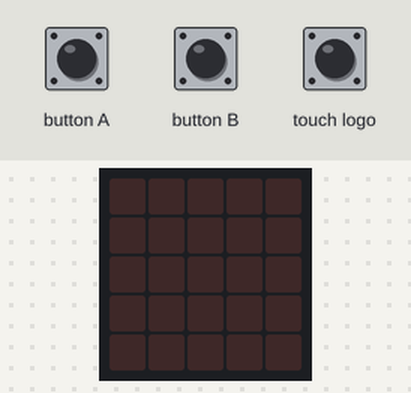
The program below on a simulated BBC micro:bit (MakeCode). Shown: the board's 5×5 LED display. The test bench sets the inputs (shaded band).

Above: at 1.2 s.
1.3 s: button A pressed for 0.15 s
At 2.4 s:
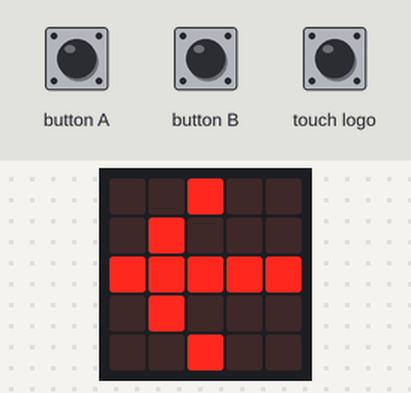
4.4 s: touch logo pressed for 0.15 s
At 4.9 s:
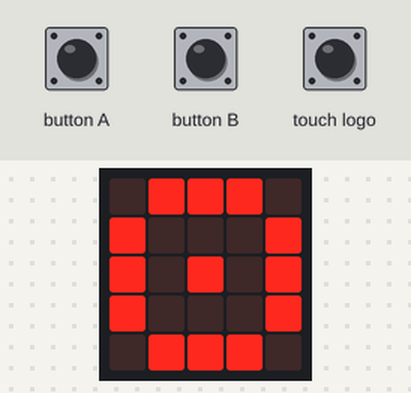
7.5 s: button B pressed for 0.15 s
At 13.3 s:
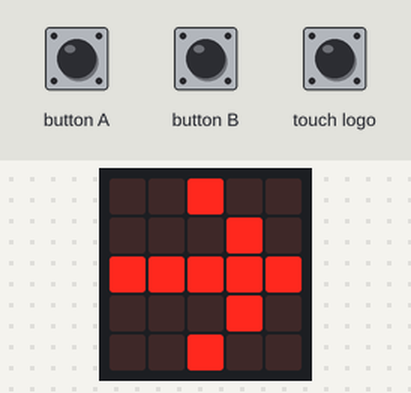
Timing chart, 0 to 14.8 s (numbered marks = the images above; inputs shaded):
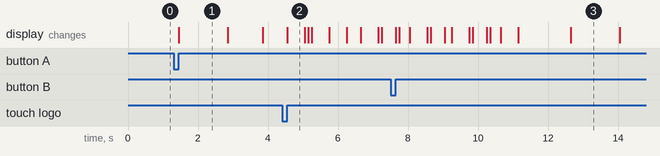

Measured:
- after the input at 1.3 s, the display: changes after 0.15 s (image 1)
- after the input at 4.4 s, the display: changes after 0.15 s (image 2)
- after the input at 7.5 s, the display: first differs from a run without the input after 0.15 s (image 3)
- what the display in image 1 shows lasts 1.4 s, from 1.5 s to 2.9 s
- what the display in image 2 shows lasts 0.5 s, from 4.6 s to 5.1 s

The program:

main.ts
```typescript
input.onLogoEvent(TouchButtonEvent.Pressed, function () {
    for (let index = 0; index < 10; index++) {
        basic.showLeds(`
            . # # # .
            # . . . #
            # . # . #
            # . . . #
            . # # # .
            `)
        basic.pause(100)
        basic.clearScreen()
        basic.pause(100)
    }
})
input.onButtonPressed(Button.A, function () {
    for (let index = 0; index < 3; index++) {
        basic.showLeds(`
            . . # . .
            . # . . .
            # # # # #
            . # . . .
            . . # . .
            `)
        basic.pause(1000)
        basic.clearScreen()
        basic.pause(1000)
    }
})
input.onButtonPressed(Button.B, function () {
    for (let index = 0; index < 3; index++) {
        basic.showLeds(`
            . . # . .
            . . . # .
            # # # # #
            . . . # .
            . . # . .
            `)
        basic.pause(1000)
        basic.clearScreen()
        basic.pause(1000)
    }
})
```

test.ts
```typescript
// aquí va el archivo "tests"; esto no se compilará cuando este paquete se utilice como una extensión.
```
